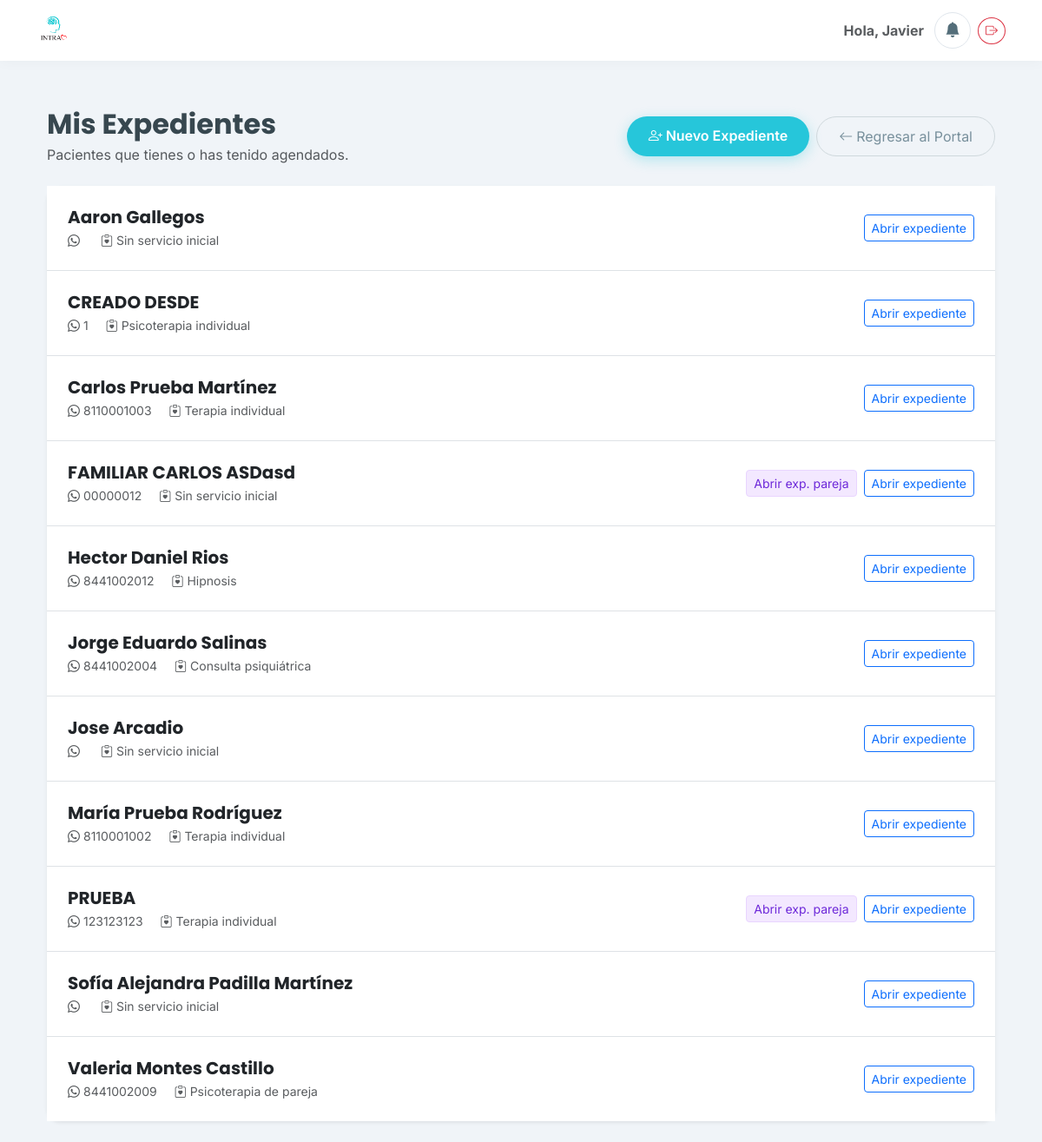
/portal-medico/expedientes/ (signed in), run on an earlier commit of the app's database.
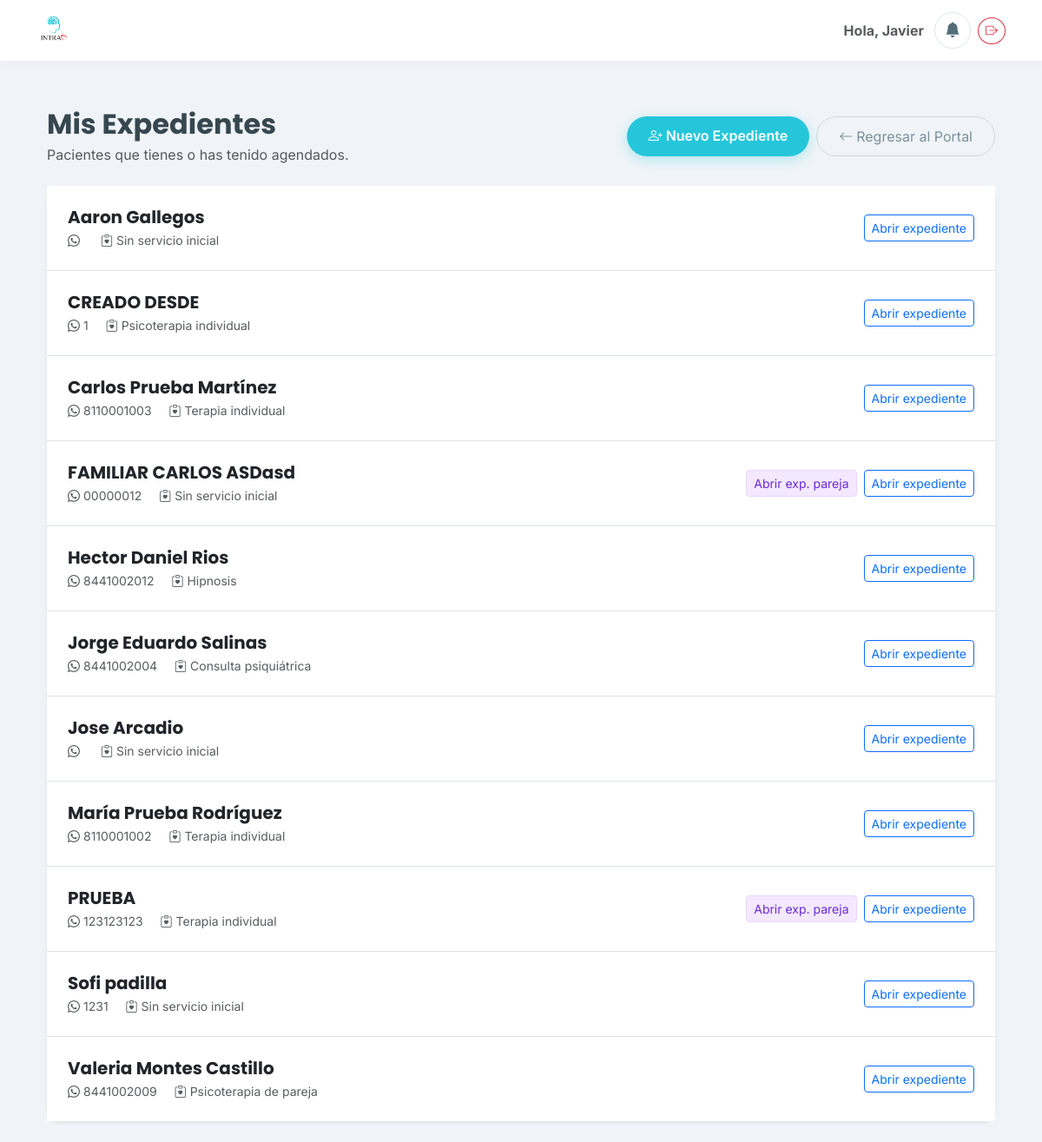
And on a later commit of the database.
### clinica/models.py (models this page shows, shortened)
class Paciente(models.Model):
    TIPO_CONTACTO_CHOICES = [
        ('propio', 'Propio'),
        ('madre', 'Madre'),
        ('padre', 'Padre'),
        ('pareja', 'Pareja'),
        ('otro', 'Otro'),
    ]
    SEXO_CHOICES = [
        ('Femenino', 'Femenino'),
        ('Masculino', 'Masculino'),
    ]
    usuario = models.OneToOneField(User, on_delete=models.SET_NULL, null=True, blank=True, related_name='perfil_paciente')
    nombre = models.CharField(max_length=200, verbose_name="Nombre Completo")
    fecha_nacimiento = models.DateField(verbose_name="Fecha de Nacimiento")
    nombre_normalizado = models.CharField(max_length=200, blank=True, editable=False)
    sexo = models.CharField(
        max_length=20,
        choices=SEXO_CHOICES,
        default='Femenino',
        verbose_name="Sexo"
    )
    telefono = models.CharField(max_length=20, verbose_name="Teléfono (WhatsApp)")
    identidad_contacto = models.CharField(max_length=20, choices=TIPO_CONTACTO_CHOICES, default='propio')
    servicio_inicial = models.ForeignKey('Servicio', on_delete=models.SET_NULL, null=True, verbose_name="Servicio Inicial")
    consentimiento_firmado = models.FileField(upload_to='documentos/', blank=True, null=True)
    estudio_socioeconomico = models.FileField(upload_to='documentos/', blank=True, null=True)
    apertura_expediente = models.FileField(upload_to='documentos/', blank=True, null=True)
    resumen_clinico = models.TextField(blank=True, null=True)
    empresa = models.ForeignKey(
        'Empresa', on_delete=models.SET_NULL, null=True, blank=True,
        related_name='pacientes'
    )
    division = models.ForeignKey(
        'Division', on_delete=models.SET_NULL, null=True, blank=True,
        related_name='pacientes', verbose_name='División'
    )
    pacientes_relacionados = models.ManyToManyField('self', blank=True, symmetrical=True)
    enlace_resultados = models.URLField(blank=True, null=True)
    fecha_registro = models.DateTimeField(auto_now_add=True)
    class Meta:
        verbose_name = "Paciente"
        verbose_name_plural = "Pacientes"

### clinica/views.py (the view)
# urls.py: path('portal-medico/expedientes/', clinica_views.expedientes_terapeuta, name='expedientes_terapeuta'),
@login_required
def expedientes_terapeuta(request):
    if not hasattr(request.user, 'perfil_terapeuta'):
        return redirect('home')
    terapeuta = request.user.perfil_terapeuta
    paciente_ids = _pacientes_ids_terapeuta(terapeuta)
    pacientes = Paciente.objects.filter(id__in=paciente_ids).prefetch_related('expedientes_grupales').order_by('nombre')
    return render(request, 'clinica/expedientes_terapeuta.html', {
        'terapeuta': terapeuta,
        'pacientes': pacientes,
    })

### clinica/models.py (called while the page is built)
    def __str__(self):
        return self.nombre

### clinica/views.py (called while the page is built)
def _pacientes_ids_terapeuta(terapeuta):
    ids = set(
        Cita.objects.filter(
            terapeuta=terapeuta,
            paciente__isnull=False,
        ).values_list('paciente_id', flat=True)
    )
    ids.update(
        Cita.objects.filter(
            terapeuta=terapeuta,
            pacientes_adicionales__isnull=False,
        ).values_list('pacientes_adicionales__id', flat=True)
    )
    ids.update(
        PacienteTerapeutaAcceso.objects.filter(
            terapeuta=terapeuta,
        ).values_list('paciente_id', flat=True)
    )
    return {pid for pid in ids if pid}

### clinica/templates/clinica/expedientes_terapeuta.html
{% extends 'clinica/base.html' %}
{% block content %}
<div class="container py-4">
    <div class="d-flex justify-content-between align-items-center flex-wrap gap-3 mb-4">
        <div>
            <h2 class="fw-bold mb-1">Mis Expedientes</h2>
            <p class="text-muted mb-0">Pacientes que tienes o has tenido agendados.</p>
        </div>
        <div class="d-flex gap-2 flex-wrap">
            <a href="{% url 'registrar_paciente_terapeuta' %}" class="btn btn-primary">
                <i class="bi bi-person-plus me-1"></i>Nuevo Expediente
            </a>
            <a href="{% url 'portal_terapeuta' %}" class="btn btn-outline-secondary">
                <i class="bi bi-arrow-left me-1"></i>Regresar al Portal
            </a>
        </div>
    </div>
    <div class="card shadow-sm border-0 rounded-4">
        <div class="card-body p-0">
            {% if pacientes %}
            <div class="list-group list-group-flush">
                {% for paciente in pacientes %}
                <div class="list-group-item p-4">
                    <div class="d-flex justify-content-between align-items-center gap-3 flex-wrap">
                        <div>
                            <h5 class="fw-bold text-dark mb-1">{{ paciente.nombre }}</h5>
                            <div class="text-muted small">
                                <span class="me-3"><i class="bi bi-whatsapp me-1"></i>{{ paciente.telefono }}</span>
                                <span><i class="bi bi-clipboard-heart me-1"></i>{{ paciente.servicio_inicial|default:"Sin servicio inicial" }}</span>
                            </div>
                        </div>
                        <div class="d-flex gap-2 flex-wrap align-items-center">
                            {% for eg in paciente.expedientes_grupales.all %}
                                <a href="{% url 'expediente_grupal_detalle' eg.id %}"
                                   class="btn btn-sm"
                                   style="border:1px solid #E9D5FF;color:#6D28D9;background:#F3E8FF;"
                                   onclick="event.stopPropagation()">
                                    {% if eg.tipo == 'pareja' %}Abrir exp. pareja{% else %}Abrir exp. familia{% endif %}
                                </a>
                            {% endfor %}
                            <a href="{% url 'expediente_terapeuta_detalle' paciente.id %}" class="btn btn-outline-primary btn-sm">
                                Abrir expediente
                            </a>
                        </div>
                    </div>
                </div>
                {% endfor %}
            </div>
            {% else %}
            <div class="p-5 text-center text-muted">
                No tienes pacientes agendados actualmente.
            </div>
            {% endif %}
        </div>
    </div>
</div>
{% endblock %}

What changed in the data, as far as the page shows it:
changed Paciente: nombre "Sofía Alejandra Padilla Martínez" → "Sofi padilla"; telefono (not shown) → "1231"
